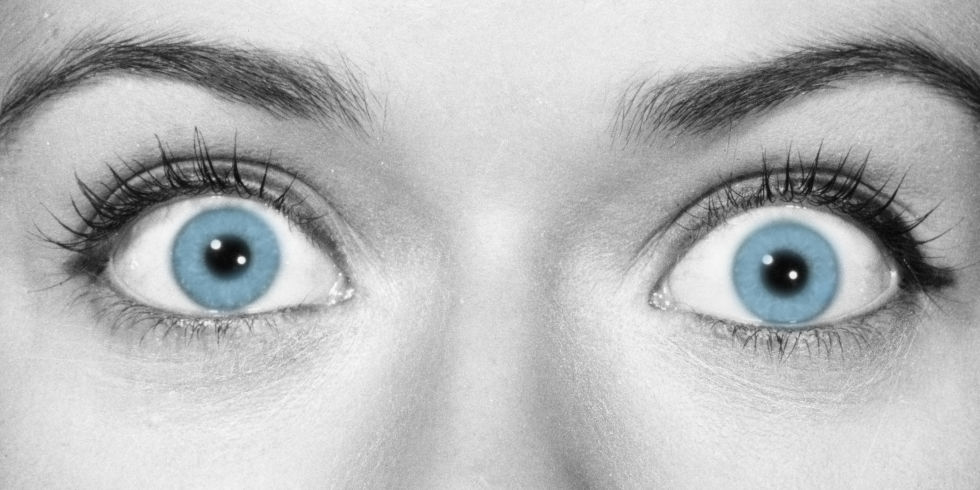
#> input picture PycharmProjects/Face Recognition/eye.jpg, 980 x 490 px
$ python eyes.py   (Python 2 division)
#> lines starting #> are read from the running program, lines starting #| are printed output that depends on the picture; after the words box and inside, x2 and y2 are one past the last pixel; in counts of white or black regions, pixels touching at a corner belong together
import numpy as np
import cv2

face_cascade = cv2.CascadeClassifier('haarcascade_frontalface_alt.xml')
eye_cascade = cv2.CascadeClassifier('haarcascade_eye.xml')

input_image = cv2.imread('eye.jpg',0)
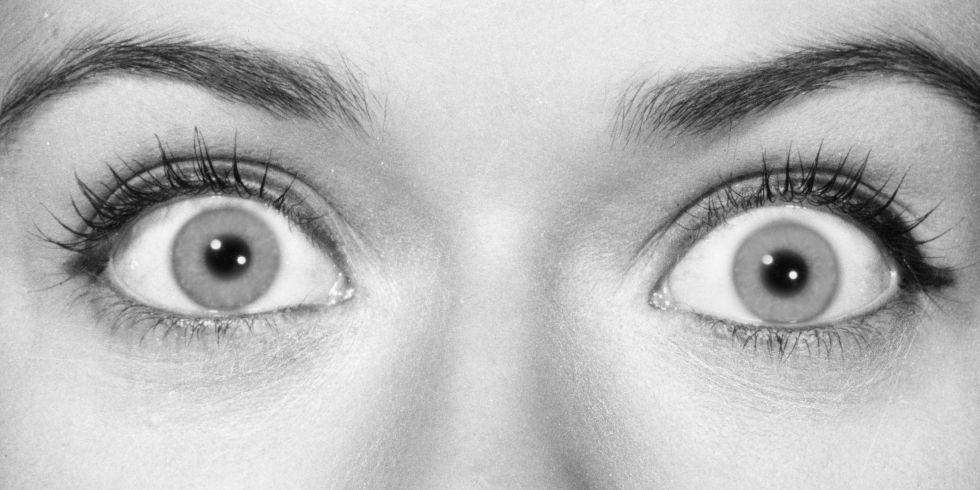
#> input_image: shape (490, 980); min 5, max 255, mean 184.7
eyes = eye_cascade.detectMultiScale(input_image)
#> eyes = [[750, 236, 68, 68], [41, 77, 328, 328], [609, 77, 340, 340]]
print eyes
#| [[750 236  68  68]
#|  [ 41  77 328 328]
#|  [609  77 340 340]]
for (ex,ey,ew,eh) in eyes:
            cv2.rectangle(input_image,(ex,ey),(ex+ew,ey+eh),(0,255,0),2)
#> this loop made 3 passes
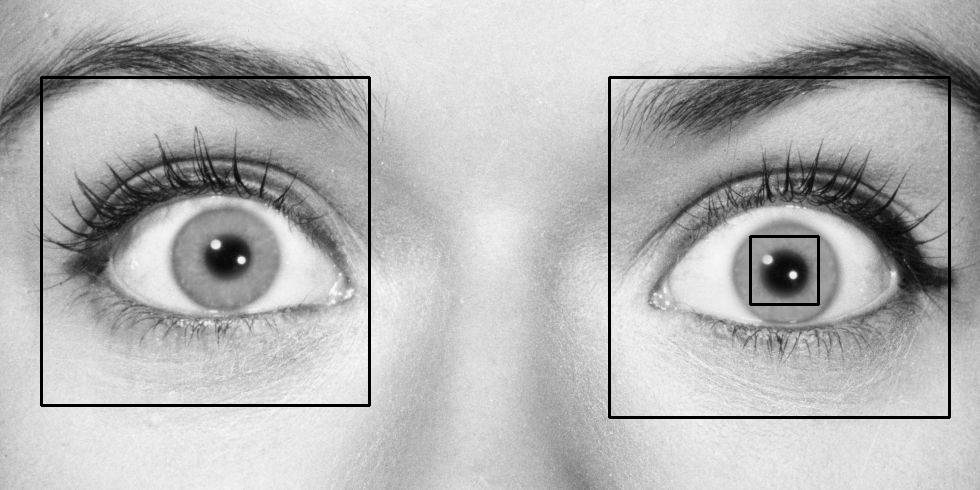
#> input_image: shape (490, 980); 1.84% of pixels changed, all inside (x1, y1, x2, y2) = (40, 76, 951, 419)

cv2.imshow('eyes',input_image)
cv2.waitKey(0)
cv2.destroyAllWindows()
